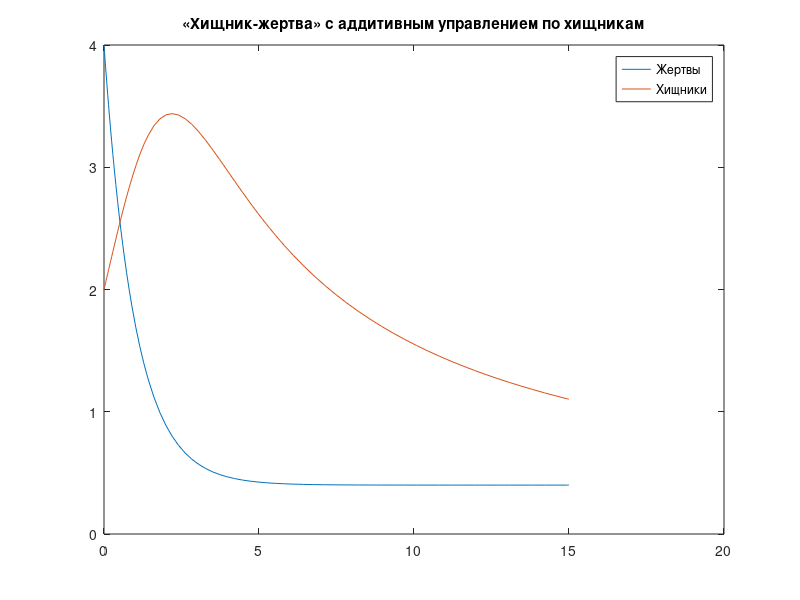

Write MATLAB code to recreate this figure.
function pr3
t=[0 15];
clc;
[t,X]=ode45(@Func,t,[4; 2]);
plot(t,X(:,1), t,X(:,2));
title('«Хищник-жертва» с аддитивным управлением по хищникам');
legend('Жертвы','Хищники');
disp(['Жертв:     ' num2str(X(length(X)-1, 1))]);
disp(['Хищников: ' num2str(X(length(X)-1, 2))]);
disp(['Коэффициент р:   ' num2str(X(length(X)-1, 1)/X(length(X)-1, 2))]);
end 
 
function out=Func(~,x)
a = 0.8;
aa = 0.8;
e = 0.8;
y = 0.3;
b = 0.055;
xx = 0.4;
T = 1;
 
u = - (x(1) - xx)/T - (a.*x(1)- (x(1).*x(2))./(1 + aa.*x(1)) - e.*x(1).*x(1));
 
f1 = (a.*x(1)- (x(1).*x(2))./(1 + aa.*x(1)) - e.*x(1).*x(1) + u );
f2 = (-y.*x(2) + (x(1).*x(2))./(1 + aa.*x(1)) - b.*x(2).*x(2));
 
out = [f1;f2];
end
